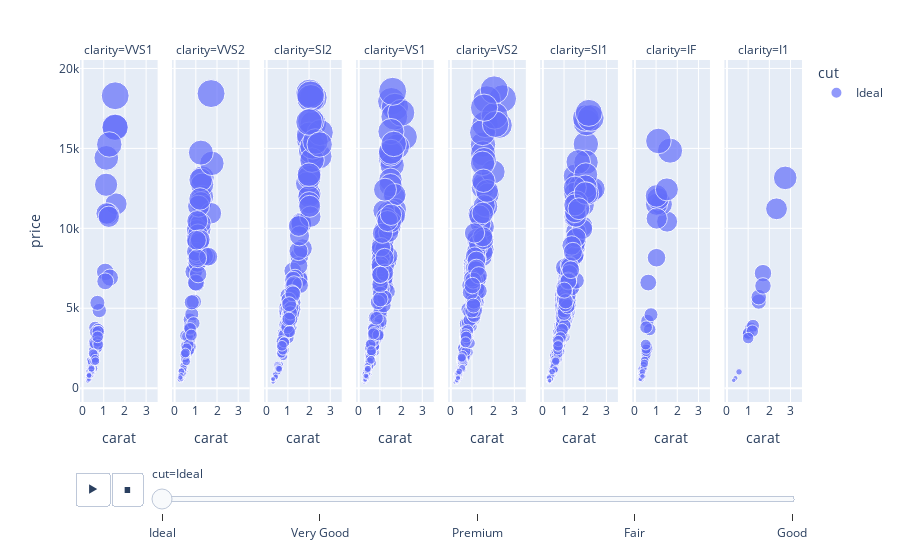

The cell this chart's notebook holds for it:
### Code cell
fig=px.scatter(df, x='carat', y='price', color='cut', facet_col='clarity',
                size='price',
               animation_frame='cut',
                hover_data=['x', 'y', 'z'])
fig.show()

### Figure 1 — Plotly figure (JSON) as saved in the notebook; plotly's stock layout.template omitted (floating-point values rounded to 4 significant figures; data arrays with more than 128 entries replaced by an {"elided": "..."} marker saying what was removed)
{"data": [{"customdata": {"elided": "206x3 float values"}, "hovertemplate": "cut=Ideal<br>clarity=VVS1<br>carat=%{x}<br>price=%{marker.size}<br>x=%{customdata[0]}<br>y=%{customdata[1]}<br>z=%{customdata[2]}<extra></extra>", "legendgroup": "Ideal", "marker": {"color": "#636efa", "size": {"elided": "206 int values"}, "sizemode": "area", "sizeref": 47.06, "symbol": "circle"}, "mode": "markers", "name": "Ideal", "orientation": "v", "showlegend": true, "type": "scatter", "x": {"elided": "206 float values"}, "xaxis": "x", "y": {"elided": "206 int values"}, "yaxis": "y"}, {"customdata": {"elided": "239x3 float values"}, "hovertemplate": "cut=Ideal<br>clarity=VVS2<br>carat=%{x}<br>price=%{marker.size}<br>x=%{customdata[0]}<br>y=%{customdata[1]}<br>z=%{customdata[2]}<extra></extra>", "legendgroup": "Ideal", "marker": {"color": "#636efa", "size": {"elided": "239 int values"}, "sizemode": "area", "sizeref": 47.06, "symbol": "circle"}, "mode": "markers", "name": "Ideal", "orientation": "v", "showlegend": false, "type": "scatter", "x": {"elided": "239 float values"}, "xaxis": "x2", "y": {"elided": "239 int values"}, "yaxis": "y2"}, {"customdata": {"elided": "234x3 float values"}, "hovertemplate": "cut=Ideal<br>clarity=SI2<br>carat=%{x}<br>price=%{marker.size}<br>x=%{customdata[0]}<br>y=%{customdata[1]}<br>z=%{customdata[2]}<extra></extra>", "legendgroup": "Ideal", "marker": {"color": "#636efa", "size": {"elided": "234 int values"}, "sizemode": "area", "sizeref": 47.06, "symbol": "circle"}, "mode": "markers", "name": "Ideal", "orientation": "v", "showlegend": false, "type": "scatter", "x": {"elided": "234 float values"}, "xaxis": "x3", "y": {"elided": "234 int values"}, "yaxis": "y3"}, {"customdata": {"elided": "368x3 float values"}, "hovertemplate": "cut=Ideal<br>clarity=VS1<br>carat=%{x}<br>price=%{marker.size}<br>x=%{customdata[0]}<br>y=%{customdata[1]}<br>z=%{customdata[2]}<extra></extra>", "legendgroup": "Ideal", "marker": {"color": "#636efa", "size": {"elided": "368 int values"}, "sizemode": "area", "sizeref": 47.06, "symbol": "circle"}, "mode": "markers", "name": "Ideal", "orientation": "v", "showlegend": false, "type": "scatter", "x": {"elided": "368 float values"}, "xaxis": "x4", "y": {"elided": "368 int values"}, "yaxis": "y4"}, {"customdata": {"elided": "525x3 float values"}, "hovertemplate": "cut=Ideal<br>clarity=VS2<br>carat=%{x}<br>price=%{marker.size}<br>x=%{customdata[0]}<br>y=%{customdata[1]}<br>z=%{customdata[2]}<extra></extra>", "legendgroup": "Ideal", "marker": {"color": "#636efa", "size": {"elided": "525 int values"}, "sizemode": "area", "sizeref": 47.06, "symbol": "circle"}, "mode": "markers", "name": "Ideal", "orientation": "v", "showlegend": false, "type": "scatter", "x": {"elided": "525 float values"}, "xaxis": "x5", "y": {"elided": "525 int values"}, "yaxis": "y5"}, {"customdata": {"elided": "412x3 float values"}, "hovertemplate": "cut=Ideal<br>clarity=SI1<br>carat=%{x}<br>price=%{marker.size}<br>x=%{customdata[0]}<br>y=%{customdata[1]}<br>z=%{customdata[2]}<extra></extra>", "legendgroup": "Ideal", "marker": {"color": "#636efa", "size": {"elided": "412 int values"}, "sizemode": "area", "sizeref": 47.06, "symbol": "circle"}, "mode": "markers", "name": "Ideal", "orientation": "v", "showlegend": false, "type": "scatter", "x": {"elided": "412 float values"}, "xaxis": "x6", "y": {"elided": "412 int values"}, "yaxis": "y6"}, {"customdata": {"elided": "101x3 float values"}, "hovertemplate": "cut=Ideal<br>clarity=IF<br>carat=%{x}<br>price=%{marker.size}<br>x=%{customdata[0]}<br>y=%{customdata[1]}<br>z=%{customdata[2]}<extra></extra>", "legendgroup": "Ideal", "marker": {"color": "#636efa", "size": [925, 2570, 1033, 1060, 1052, 886, 918, 1254, 1063, 675, 874, 2154, 10419, 772, 11511, 1304, 873, 1050, 1177, 6607, 891, 886, 758, 789, 1122, 945, 988, 1013, 891, 789, 2287, 850, 796, 947, 956, 924, 14859, 1967, 766, 2120, 929, 863, 863, 678, 915, 988, 1431, 863, 2438, 11500, 1243, 1064, 11846, 1733, 1289, 886, 1254, 4208, 15464, 569, 12030, 853, 864, 2289, 1074, 607, 956, 1214, 12437, 4596, 521, 1439, 946, 863, 8162, 956, 1431, 789, 695, 1187, 672, 673, 2447, 974, 3672, 1259, 10615, 2730, 559, 886, 943, 652, 977, 816, 566, 850, 863, 3812, 1548, 1029, 735], "sizemode": "area", "sizeref": 47.06, "symbol": "circle"}, "mode": "markers", "name": "Ideal", "orientation": "v", "showlegend": false, "type": "scatter", "x": [0.33, 0.6, 0.37, 0.31, 0.33, 0.3, 0.32, 0.35, 0.36, 0.33, 0.31, 0.48, 1.52, 0.31, 1.25, 0.43, 0.3, 0.4, 0.44, 0.63, 0.33, 0.3, 0.4, 0.31, 0.31, 0.35, 0.31, 0.3, 0.31, 0.31, 0.5, 0.3, 0.27, 0.36, 0.3, 0.31, 1.66, 0.52, 0.31, 0.55, 0.32, 0.3, 0.3, 0.24, 0.32, 0.31, 0.41, 0.3, 0.61, 1.02, 0.34, 0.38, 1.09, 0.46, 0.42, 0.3, 0.35, 0.59, 1.11, 0.35, 1.02, 0.31, 0.32, 0.54, 0.38, 0.29, 0.3, 0.31, 1.51, 0.76, 0.32, 0.41, 0.33, 0.3, 1.02, 0.3, 0.41, 0.31, 0.34, 0.41, 0.27, 0.32, 0.53, 0.34, 0.7, 0.41, 1.03, 0.51, 0.24, 0.3, 0.32, 0.31, 0.31, 0.31, 0.27, 0.3, 0.34, 0.53, 0.45, 0.36, 0.36], "xaxis": "x7", "y": [925, 2570, 1033, 1060, 1052, 886, 918, 1254, 1063, 675, 874, 2154, 10419, 772, 11511, 1304, 873, 1050, 1177, 6607, 891, 886, 758, 789, 1122, 945, 988, 1013, 891, 789, 2287, 850, 796, 947, 956, 924, 14859, 1967, 766, 2120, 929, 863, 863, 678, 915, 988, 1431, 863, 2438, 11500, 1243, 1064, 11846, 1733, 1289, 886, 1254, 4208, 15464, 569, 12030, 853, 864, 2289, 1074, 607, 956, 1214, 12437, 4596, 521, 1439, 946, 863, 8162, 956, 1431, 789, 695, 1187, 672, 673, 2447, 974, 3672, 1259, 10615, 2730, 559, 886, 943, 652, 977, 816, 566, 850, 863, 3812, 1548, 1029, 735], "yaxis": "y7"}, {"customdata": [[7.63, 7.58, 4.77], [9.04, 8.98, 5.49], [6.42, 6.44, 4.0], [4.68, 4.64, 2.95], [7.31, 7.39, 4.54], [4.45, 4.41, 2.69], [6.35, 6.32, 3.99], [6.69, 6.65, 4.15], [7.39, 7.36, 4.52], [7.7, 7.63, 4.7], [6.44, 6.42, 4.0], [5.46, 5.42, 3.24], [6.85, 6.79, 4.22], [6.85, 6.82, 4.23], [6.44, 6.41, 3.94], [8.51, 8.44, 5.29]], "hovertemplate": "cut=Ideal<br>clarity=I1<br>carat=%{x}<br>price=%{marker.size}<br>x=%{customdata[0]}<br>y=%{customdata[1]}<br>z=%{customdata[2]}<extra></extra>", "legendgroup": "Ideal", "marker": {"color": "#636efa", "size": [7197, 13156, 3377, 630, 5412, 490, 3360, 3745, 5695, 6397, 3439, 1019, 3905, 3570, 3136, 11221], "sizemode": "area", "sizeref": 47.06, "symbol": "circle"}, "mode": "markers", "name": "Ideal", "orientation": "v", "showlegend": false, "type": "scatter", "x": [1.7, 2.75, 1.01, 0.4, 1.5, 0.32, 1.0, 1.13, 1.5, 1.7, 1.01, 0.57, 1.23, 1.2, 1.0, 2.34], "xaxis": "x8", "y": [7197, 13156, 3377, 630, 5412, 490, 3360, 3745, 5695, 6397, 3439, 1019, 3905, 3570, 3136, 11221], "yaxis": "y8"}], "layout": {"annotations": [{"font": {}, "showarrow": false, "text": "clarity=VVS1", "x": 0.05375, "xanchor": "center", "xref": "paper", "y": 1, "yanchor": "bottom", "yref": "paper"}, {"font": {}, "showarrow": false, "text": "clarity=VVS2", "x": 0.1812, "xanchor": "center", "xref": "paper", "y": 1, "yanchor": "bottom", "yref": "paper"}, {"font": {}, "showarrow": false, "text": "clarity=SI2", "x": 0.3087, "xanchor": "center", "xref": "paper", "y": 1, "yanchor": "bottom", "yref": "paper"}, {"font": {}, "showarrow": false, "text": "clarity=VS1", "x": 0.4363, "xanchor": "center", "xref": "paper", "y": 1, "yanchor": "bottom", "yref": "paper"}, {"font": {}, "showarrow": false, "text": "clarity=VS2", "x": 0.5637, "xanchor": "center", "xref": "paper", "y": 1, "yanchor": "bottom", "yref": "paper"}, {"font": {}, "showarrow": false, "text": "clarity=SI1", "x": 0.6912, "xanchor": "center", "xref": "paper", "y": 1, "yanchor": "bottom", "yref": "paper"}, {"font": {}, "showarrow": false, "text": "clarity=IF", "x": 0.8188, "xanchor": "center", "xref": "paper", "y": 1, "yanchor": "bottom", "yref": "paper"}, {"font": {}, "showarrow": false, "text": "clarity=I1", "x": 0.9463, "xanchor": "center", "xref": "paper", "y": 1, "yanchor": "bottom", "yref": "paper"}], "legend": {"itemsizing": "constant", "title": {"text": "cut"}, "tracegroupgap": 0}, "margin": {"t": 60}, "sliders": [{"active": 0, "currentvalue": {"prefix": "cut="}, "len": 0.9, "pad": {"b": 10, "t": 60}, "steps": [{"args": [["Ideal"], {"frame": {"duration": 0, "redraw": false}, "fromcurrent": true, "mode": "immediate", "transition": {"duration": 0, "easing": "linear"}}], "label": "Ideal", "method": "animate"}, {"args": [["Very Good"], {"frame": {"duration": 0, "redraw": false}, "fromcurrent": true, "mode": "immediate", "transition": {"duration": 0, "easing": "linear"}}], "label": "Very Good", "method": "animate"}, {"args": [["Premium"], {"frame": {"duration": 0, "redraw": false}, "fromcurrent": true, "mode": "immediate", "transition": {"duration": 0, "easing": "linear"}}], "label": "Premium", "method": "animate"}, {"args": [["Fair"], {"frame": {"duration": 0, "redraw": false}, "fromcurrent": true, "mode": "immediate", "transition": {"duration": 0, "easing": "linear"}}], "label": "Fair", "method": "animate"}, {"args": [["Good"], {"frame": {"duration": 0, "redraw": false}, "fromcurrent": true, "mode": "immediate", "transition": {"duration": 0, "easing": "linear"}}], "label": "Good", "method": "animate"}], "x": 0.1, "xanchor": "left", "y": 0, "yanchor": "top"}], "updatemenus": [{"buttons": [{"args": [null, {"frame": {"duration": 500, "redraw": false}, "fromcurrent": true, "mode": "immediate", "transition": {"duration": 500, "easing": "linear"}}], "label": "&#9654;", "method": "animate"}, {"args": [[null], {"frame": {"duration": 0, "redraw": false}, "fromcurrent": true, "mode": "immediate", "transition": {"duration": 0, "easing": "linear"}}], "label": "&#9724;", "method": "animate"}], "direction": "left", "pad": {"r": 10, "t": 70}, "showactive": false, "type": "buttons", "x": 0.1, "xanchor": "right", "y": 0, "yanchor": "top"}], "xaxis": {"anchor": "y", "domain": [0, 0.1075], "title": {"text": "carat"}}, "xaxis2": {"anchor": "y2", "domain": [0.1275, 0.235], "matches": "x", "title": {"text": "carat"}}, "xaxis3": {"anchor": "y3", "domain": [0.255, 0.3625], "matches": "x", "title": {"text": "carat"}}, "xaxis4": {"anchor": "y4", "domain": [0.3825, 0.49], "matches": "x", "title": {"text": "carat"}}, "xaxis5": {"anchor": "y5", "domain": [0.51, 0.6175], "matches": "x", "title": {"text": "carat"}}, "xaxis6": {"anchor": "y6", "domain": [0.6375, 0.745], "matches": "x", "title": {"text": "carat"}}, "xaxis7": {"anchor": "y7", "domain": [0.765, 0.8725], "matches": "x", "title": {"text": "carat"}}, "xaxis8": {"anchor": "y8", "domain": [0.8925, 1], "matches": "x", "title": {"text": "carat"}}, "yaxis": {"anchor": "x", "domain": [0, 1], "title": {"text": "price"}}, "yaxis2": {"anchor": "x2", "domain": [0, 1], "matches": "y", "showticklabels": false}, "yaxis3": {"anchor": "x3", "domain": [0, 1], "matches": "y", "showticklabels": false}, "yaxis4": {"anchor": "x4", "domain": [0, 1], "matches": "y", "showticklabels": false}, "yaxis5": {"anchor": "x5", "domain": [0, 1], "matches": "y", "showticklabels": false}, "yaxis6": {"anchor": "x6", "domain": [0, 1], "matches": "y", "showticklabels": false}, "yaxis7": {"anchor": "x7", "domain": [0, 1], "matches": "y", "showticklabels": false}, "yaxis8": {"anchor": "x8", "domain": [0, 1], "matches": "y", "showticklabels": false}}}
